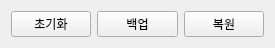
<?xml version="1.0" encoding="UTF-8"?>
<ui version="4.0">
 <class>Form</class>
 <widget class="QWidget" name="Form">
  <property name="geometry">
   <rect>
    <x>0</x>
    <y>0</y>
    <width>275</width>
    <height>41</height>
   </rect>
  </property>
  <property name="windowTitle">
   <string>Form</string>
  </property>
  <layout class="QHBoxLayout" name="horizontalLayout">
   <item>
    <widget class="QPushButton" name="btn_init">
     <property name="text">
      <string>초기화</string>
     </property>
    </widget>
   </item>
   <item>
    <widget class="QPushButton" name="btn_backup">
     <property name="text">
      <string>백업</string>
     </property>
    </widget>
   </item>
   <item>
    <widget class="QPushButton" name="btn_restore">
     <property name="text">
      <string>복원</string>
     </property>
    </widget>
   </item>
  </layout>
 </widget>
 <resources/>
 <connections/>
</ui>
